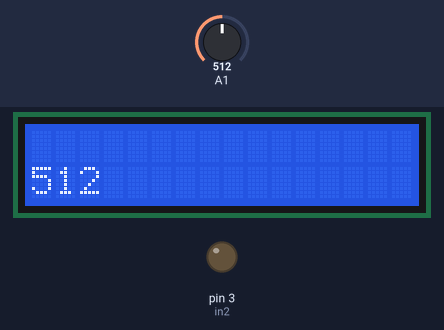
Simulated run of this sketch. Board: Arduino Uno, built with avr-gcc and run on an emulated ATmega328P. Shown: 16×2 character LCD, output pins drawn as LEDs (lit = HIGH). The inputs (shaded band) are chosen by the test bench; at power-on: A1 = 512. What the sketch prints to the serial monitor is not drawn.

Above: at 1.2 s.
1.3 s: A1 set to 440
At 2.0 s:
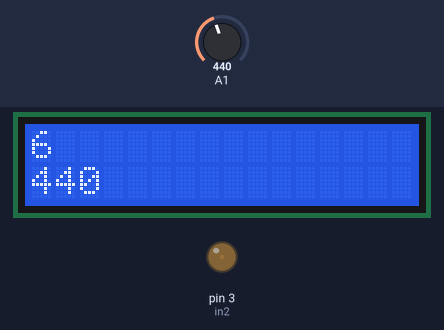
2.8 s: A1 set to 306
At 3.7 s:
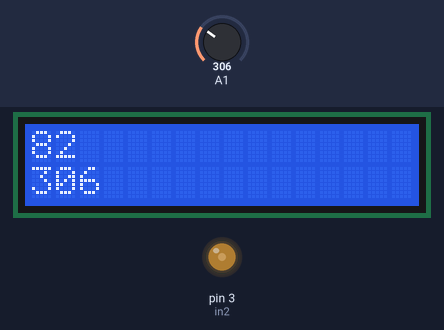
4.3 s: A1 set to 122
At 4.8 s:
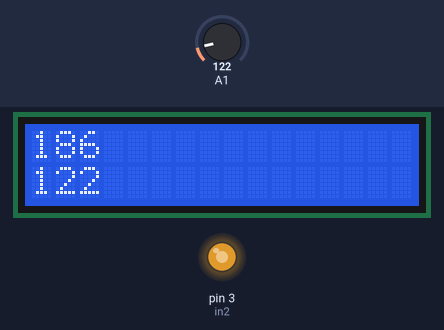
5.8 s: A1 set to 0
At 6.9 s:
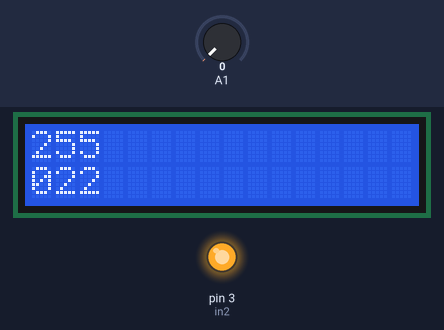
Timing chart, 0 to 8.3 s (numbered marks = the images above; inputs shaded):
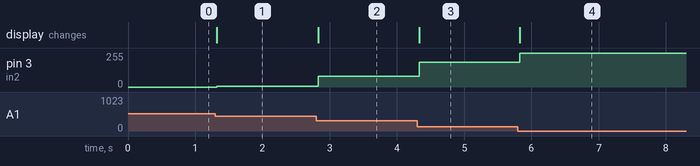

The sketch:

PonteHcomPot.ino
```cpp
#include <LiquidCrystal.h>

// initialize the library with the numbers of the interface pins
LiquidCrystal lcd (8, 9, 4, 5, 6, 7);
int in1 = 5;
int in2 = 3;

void setup() {
  // set up the LCD's number of columns and rows:
  lcd.clear();
  lcd.begin(16, 2);
  // Print a message to the LCD.
  //lcd.print("hello, world!");
  pinMode(in1, OUTPUT);
  pinMode(in2, OUTPUT);
  Serial.begin(9600);
}

void loop() {
  // set the cursor to column 0, line 1
  // (note: line 1 is the second row, since counting begins with 0):

  // print the number of seconds since reset:
  int analogIn = analogRead(A1);
  Serial.println("Pot:");
  Serial.println(analogIn);
    lcd.setCursor(0, 1);
  lcd.print(analogIn);

  if(analogIn<450){
  	horario(map(analogIn,0,450,255,0));
  }else if(analogIn>550){
	antihorario(map(analogIn,550, 1023,0,255));
  }
}

void horario(int pwm){
      lcd.setCursor(0, 0);
        Serial.println("PWM");
    lcd.print(pwm);
	analogWrite(in2, pwm);
        analogWrite(in1, 0);
}
void antihorario(int pwm){
      lcd.setCursor(0, 0);
      Serial.println("PWM");
      lcd.print(pwm);
      analogWrite(in2, 0);
      analogWrite(in1, pwm);
}
```

Measured:
- after the input at 1.3 s, pin 3 (in2): 0/255 → 6/255 at once; the display: changes at once (image 1)
- after the input at 2.8 s, pin 3 (in2): 6/255 → 82/255 at once; the display: changes at once (image 2)
- after the input at 4.3 s, pin 3 (in2): 82/255 → 186/255 at once; the display: changes at once (image 3)
- after the input at 5.8 s, pin 3 (in2): 186/255 → 255/255 at once; the display: changes at once (image 4)
